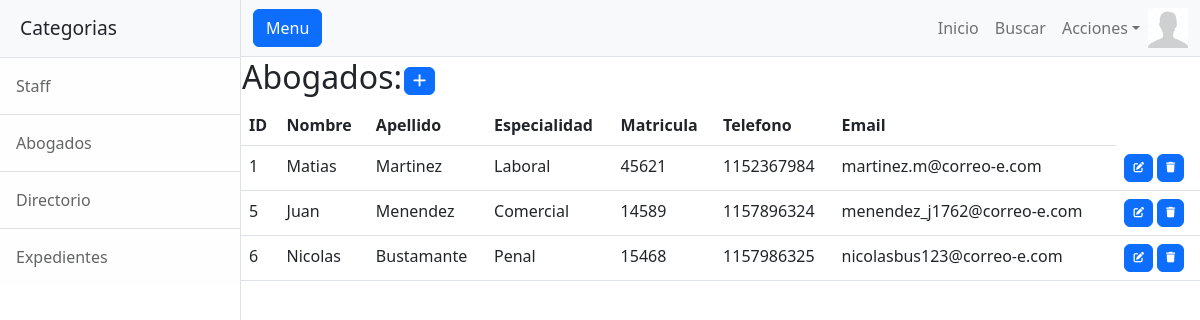
Screenshot of /quick_lex/abogados/ (signed in) with the database file from the repository.
### quick_lex/models.py (models this page shows, shortened)
class Avatar(models.Model):
    imagen = models.ImageField(upload_to="avatares")
    user = models.OneToOneField(User, on_delete= models.CASCADE)

class Abogados(models.Model):
    nombre= models.CharField(max_length=50)
    apellido= models.CharField(max_length=50)
    Especialidad= models.CharField(max_length=50)
    matricula= models.IntegerField()
    telefono= models.IntegerField()
    email= models.EmailField()

### quick_lex/views.py (the view)
# urls.py: path('abogados/', abogados, name= "abog"),
@login_required
def abogados(request):
  cxt= {'abogados': Abogados.objects.all()}
  return render(request, 'quick_lex/abogados.html', cxt)

### quick_lex/templates/quick_lex/abogados.html (shortened to what this page needs)
{% extends 'quick_lex/base.html' %}
{% load static %}
{% block content %}
<table>
    <tr>
        <td width="100"><h2>Abogados:</h2></td>
        <td>
            <a
            href="{% url 'abog_create' %}"
            class="btn btn-primary"
            style="--bs-btn-padding-y: .25rem; --bs-btn-padding-x: .5rem; --bs-btn-font-size: .75rem;"
            > </i>
            </a>
        </td>
    </tr>
</table>
<table class="table">
    <thead>
        <tr>
            <th>ID</th>
            <th>Nombre</th>
            <th>Apellido</th>
            <th>Especialidad</th>
            <th>Matricula</th>
            <th>Telefono</th>
            <th>Email</th>
        </tr>
    </thead>
    <tbody>
    {% for Abogados in abogados %}
    <tr>
        <td>{{ Abogados.id }}</td>
        <td>{{ Abogados.nombre }}</td>
        <td>{{ Abogados.apellido }}</td>
        <td>{{ Abogados.Especialidad }}</td>
        <td>{{ Abogados.matricula }}</td>
        <td>{{ Abogados.telefono }}</td>
        <td>{{ Abogados.email }}</td>
        <td>
            <a
            href="{% url 'abog_update' Abogados.id %}"
            class="btn btn-primary"
            style="--bs-btn-padding-y: .25rem; --bs-btn-padding-x: .5rem; --bs-btn-font-size: .75rem;"
            >
            </a>
            <a
            href="{% url 'abog_delete' Abogados.id %}"
            class="btn btn-primary"
            style="--bs-btn-padding-y: .25rem; --bs-btn-padding-x: .5rem; --bs-btn-font-size: .75rem;"
            >
            </a>
        </td>
    </tr>
    {% endfor %}
    </tbody>
</table>
{% endblock content %}

### quick_lex/templates/quick_lex/base.html (shortened to what this page needs)
<!DOCTYPE html>
<html lang="en">
<head>
    {% load static %}
    <link rel="stylesheet" href="https://cdnjs.cloudflare.com/ajax/libs/font-awesome/6.4.0/css/all.min.css">
    <link href="{% static 'quick_lex/css/styles.css'%}" rel="stylesheet" />
</head>
<body>
    <div class="d-flex" id="wrapper">
        {% if user.is_authenticated %}
        <div class="border-end bg-white" id="sidebar-wrapper">
            <div class="sidebar-heading border-bottom bg-light">Categorias</div>
            <div class="list-group list-group-flush">
                <a class="list-group-item list-group-item-action list-group-item-light p-3" href="{% url 'sta' %}">Staff</a>
                <a class="list-group-item list-group-item-action list-group-item-light p-3" href="{% url 'abog' %}">Abogados</a>
                <a class="list-group-item list-group-item-action list-group-item-light p-3" href="{% url 'pers' %}">Directorio</a>
                <a class="list-group-item list-group-item-action list-group-item-light p-3" href="{% url 'exp' %}">Expedientes</a>
            </div>
        </div>
        {% endif %}
        <div id="page-content-wrapper">
            <nav class="navbar navbar-expand-lg navbar-light bg-light border-bottom">
                <div class="container-fluid">
                    <button class="btn btn-primary" id="sidebarToggle">Menu</button>
                    <div class="collapse navbar-collapse" id="navbarSupportedContent">
                        <ul class="navbar-nav ms-auto mt-2 mt-lg-0">
                            <li class="nav-item active"><a class="nav-link" href="{% url 'main' %}">Inicio</a></li>
                            {% if user.is_authenticated %}
                            <li class="nav-item"><a class="nav-link" href="{% url 'buscar_exp' %}">Buscar</a></li>
                            <li class="nav-item dropdown">
                                <a class="nav-link dropdown-toggle" id="navbarDropdown" href="#" role="button" data-bs-toggle="dropdown" aria-haspopup="true" aria-expanded="false">Acciones</a>
                            </li>
                            <div class="text-center">
                                <img src="{{ request.user.avatar.imagen.url }}" height="40px" weight="40px"/>
                            </div>
                            {% else %}
                            <li class="nav-item"><a class="nav-link" href="{% url 'login' %}">Login</a></li>
                            <li class="nav-item"><a class="nav-link" href="{% url 'registro' %}">Crear Usuario</a></li>
                            {% endif %}
                        </ul>
                    </div>
                </div>
            </nav>
            {% block content %}{% endblock content %}
        </div>
    </div>
</body>
</html>

### rows the page displays
Abogados: id "1", nombre "Matias", apellido "Martinez", Especialidad "Laboral", matricula "45621", telefono "1152367984", email "martinez.m@correo-e.com"
Abogados: id "5", nombre "Juan", apellido "Menendez", Especialidad "Comercial", matricula "14589", telefono "1157896324", email "menendez_j1762@correo-e.com"
Abogados: id "6", nombre "Nicolas", apellido "Bustamante", Especialidad "Penal", matricula "15468", telefono "1157986325", email "nicolasbus123@correo-e.com"
